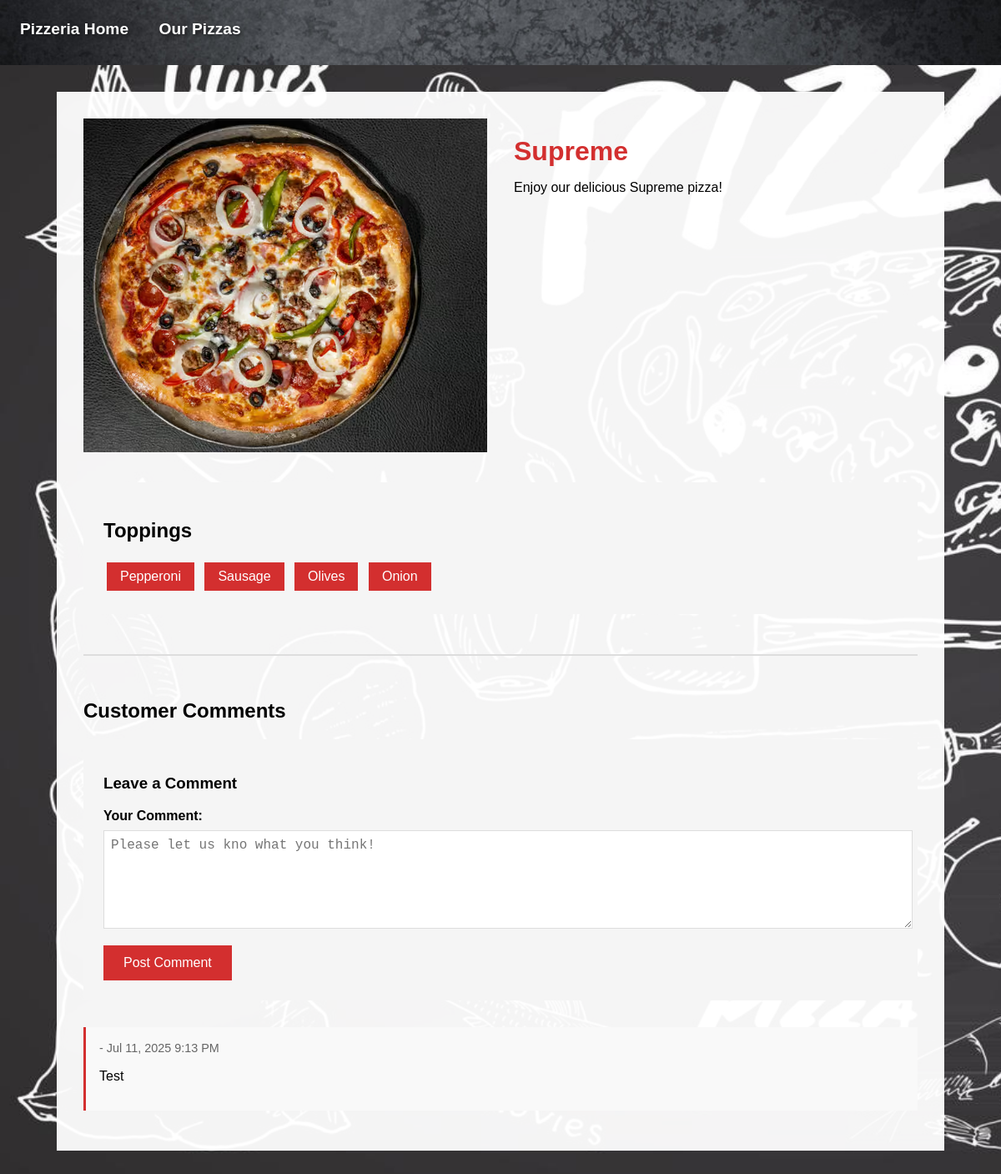
/pizzas/6/, run on the app's committed database.
### pizzas/models.py (models this page shows, shortened)
class Pizza(models.Model):
    pizzas = [
        ('supreme', 'Supreme'),
        ('veggie', 'Veggie'),
        ('meat_lovers', 'Meat Lovers'),
        ('hawaiian', 'Hawaiian'),
        ('cheese', 'Cheese'),
    ]
    pizza_name = models.CharField(max_length=200,choices=pizzas,default='cheese')
    pizza_image = models.ImageField(upload_to='pizza_images/',blank=True,null=True,help_text="Upload an image of this pizza")

class Topping(models.Model):
    toppings = [
        ('pepperoni', 'Pepperoni'),
        ('sausage', 'Sausage'),
        ('hamburger', 'Hamburger'),
        ('spinach', 'Spinach'),
        ('olives', 'Olives'),
        ('pineapple', 'Pineapple'),
        ('canadian_bacon', 'Canadian Bacon'),
        ('cheese_blend', '3 Cheese Blend'),
        ('onion', 'Onion'),
        ('bacon', 'Bacon'),
    ]
    pizza = models.ForeignKey(Pizza,on_delete=models.CASCADE,related_name='toppings')
    topping_name = models.CharField(max_length=200,choices=toppings,default='cheese_blend')

class Comment(models.Model):
    product = models.ForeignKey(Pizza,on_delete=models.CASCADE,related_name='comments')
    text = models.TextField()
    date_added = models.DateTimeField(auto_now_add=True)
    class Meta:
        verbose_name_plural = "comments"
        ordering = ['-date_added']

### pizzas/views.py (the view)
# urls.py: path('pizzas/<int:pizza_id>/',views.pizza_detail,name='pizza_detail'),
def pizza_detail(request,pizza_id):
    pizza = get_object_or_404(Pizza,id=pizza_id)
    toppings = pizza.toppings.all()
    comments = pizza.comments.all()
    if request.method == 'POST':
        form = CommentForm(request.POST)
        if form.is_valid():
            new_comment = form.save(commit=False)
            new_comment.product = pizza
            new_comment.save()
            return redirect('pizzas:pizza_detail', pizza_id=pizza.id)
    else:
        form = CommentForm()
    context = {
        'pizza': pizza,
        'toppings': toppings,
        'comments': comments,
        'form': form
    }
    return render(request,'pizzas/pizza_detail.html',context)

### pizzas/forms.py
class CommentForm(forms.ModelForm):
    class Meta:
        model = Comment
        fields = ['text']
        labels = {'text':'Your Comment'}
        widgets = {
            'text':forms.Textarea(attrs={
                'class':'form-control',
                'rows':4,
                'placeholder':'Please let us kno what you think!'
            })
        }

### pizzas/templates/pizzas/pizza_detail.html (shortened to what this page needs)
{% extends "pizzas/base.html" %}
{% block content %}
<div class="detail-container">
    <div class="pizza-header">
        <div>
            {% if pizza.pizza_image %}
                <img src="{{ pizza.pizza_image.url }}" alt="{{ pizza.get_pizza_name_display }}" class="pizza-image-large">
            {% else %}
                <div style="height: 400px; background-color: #f0f0f0; display: flex; align-items: center; justify-content: center;">
                    <p>No image available</p>
                </div>
            {% endif %}
        </div>
        <div class="pizza-info">
            <h1>{{ pizza.get_pizza_name_display }}</h1>
            {% if pizza.description %}
                <p>{{ pizza.description }}</p>
            {% else %}
                <p>Enjoy our delicious {{ pizza.get_pizza_name_display }} pizza!</p>
            {% endif %}
        </div>
    </div>
    <div class="toppings">
        <h2>Toppings</h2>
        {% for topping in toppings %}
            <span class="topping-item">{{ topping.get_topping_name_display }}</span>
        {% empty %}
            <p>No toppings have been added for this pizza yet.</p>
        {% endfor %}
    </div>
    <div class="comments-section">
        <h2>Customer Comments</h2>
        <div class="comment-form">
            <h3>Leave a Comment</h3>
            <form method="post">
                <div class="form-group">
                    {{ form.text.label_tag }}
                    {{ form.text }}
                </div>
                <button type="submit" class="submit-btn">Post Comment</button>
            </form>
        </div>
        <div class="comments-list">
            {% for comment in comments %}
                <div class="comment">
                    <div class="comment-header">
                        <span class="comment-date">- {{ comment.date_added|date:"M d, Y g:i A" }}</span>
                    </div>
                    <p>{{ comment.text }}</p>
                </div>
            {% empty %}
                <p>No comments yet. Be the first to share your thoughts!</p>
            {% endfor %}
        </div>
    </div>
</div>
{% endblock %}

### pizzas/templates/pizzas/base.html (style rules this page uses)
body { font-family: Arial, sans-serif; margin: 0; padding: 0; background-color: #f5f5f5; }

### pizzas/templates/pizzas/pizza_detail.html (style rules this page uses)
body { background-image: url('/media/other_images/pizza_pages_background.jpg'); background-size: cover; background-attachment: fixed; }
.detail-container { max-width: 1000px; margin: 2rem auto; padding: 2rem; background-color: rgba(255, 255, 255, 0.95); }
.pizza-header { display: grid; grid-template-columns: 1fr 1fr; gap: 2rem; margin-bottom: 2rem; }
.pizza-image-large { width: 100%; height: 400px; object-fit: cover; }
.pizza-info h1 { color: #d32f2f; margin-bottom: 1rem; }
.toppings { background-color: #f5f5f5; padding: 1.5rem; margin: 2rem 0; }
.topping-item { display: inline-block; background-color: #d32f2f; color: white; padding: 0.5rem 1rem; margin: 0.25rem; }
.comments-section { margin-top: 3rem; border-top: 2px solid #ddd; padding-top: 2rem; }
.comment-form { background-color: #f5f5f5; padding: 1.5rem; margin-bottom: 2rem; }
.form-group { margin-bottom: 1rem; }
.form-group label { display: block; margin-bottom: 0.5rem; font-weight: bold; }
.form-group input, .form-group textarea { width: 100%; padding: 0.5rem; border: 1px solid #ddd; font-size: 1rem; }
.form-group textarea { height: 100px; resize: vertical; }
.submit-btn { background-color: #d32f2f; color: white; padding: 0.75rem 1.5rem; border: none; font-size: 1rem; cursor: pointer; }
.comment { background-color: #f9f9f9; padding: 1rem; margin-bottom: 1rem; border-left: 3px solid #d32f2f; }
.comment-header { margin-bottom: 0.5rem; font-weight: bold; }
.comment-date { color: #666; font-size: 0.9rem; font-weight: normal; }

### data on the page
Pizza: pizza_image (picture), pizza_name "Supreme"
Topping: topping_name "Pepperoni"
Topping: topping_name "Sausage"
Topping: topping_name "Olives"
Topping: topping_name "Onion"
Comment: date_added "Jul 11, 2025 9:13 PM", text "Test"
